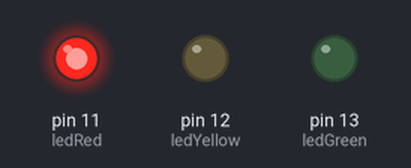
The sketch below on a simulated Arduino Uno, built with avr-gcc and run on an emulated ATmega328P. Parts: output pins drawn as LEDs (lit = HIGH).

Above: at 0.1 s.
At 1.1 s:
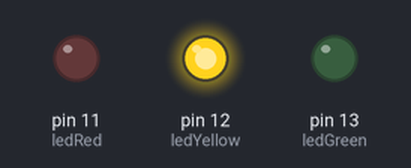
At 2.7 s:
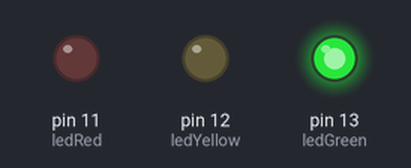
Timing chart, 0 to 3.0 s (numbered marks = the images above):
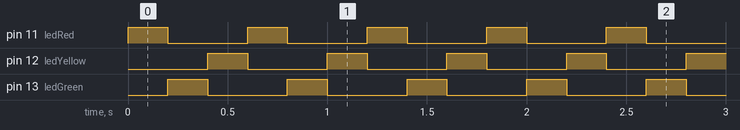

Measured:
- by itself, pin 11 (ledRed), pin 12 (ledYellow), pin 13 (ledGreen): alternates HIGH for 0.20 s and LOW for 0.40 s
- by itself, everything shown: repeats every 0.60 s, in 3 steps

The sketch:

ALEXANDRA.ino
```cpp
int ledRed=11;
int ledYellow=12;
int ledGreen=13;
void setup() {
  // put your setup code here, to run o
pinMode(ledRed,OUTPUT);
pinMode(ledYellow,OUTPUT);
pinMode(ledGreen,OUTPUT);
}

void loop() {
  // put your main code here, to run repeatedly:
digitalWrite(ledRed,HIGH);
digitalWrite(ledYellow,LOW);
digitalWrite(ledGreen,LOW);
delay(200);
digitalWrite(ledGreen,HIGH);
digitalWrite(ledYellow,LOW);
digitalWrite(ledRed,LOW);
delay(200);
digitalWrite(ledYellow,HIGH);
digitalWrite(ledGreen,LOW);
digitalWrite(ledRed,LOW);
delay(200);


}
```
